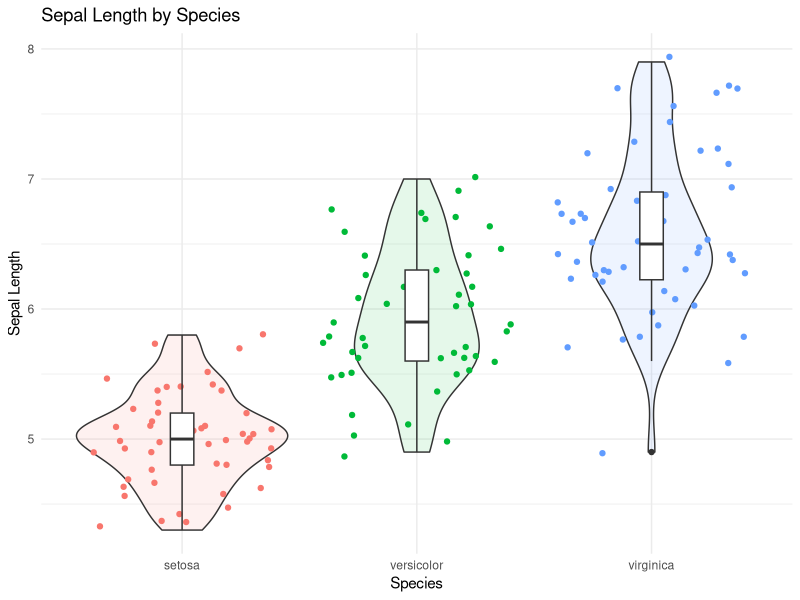
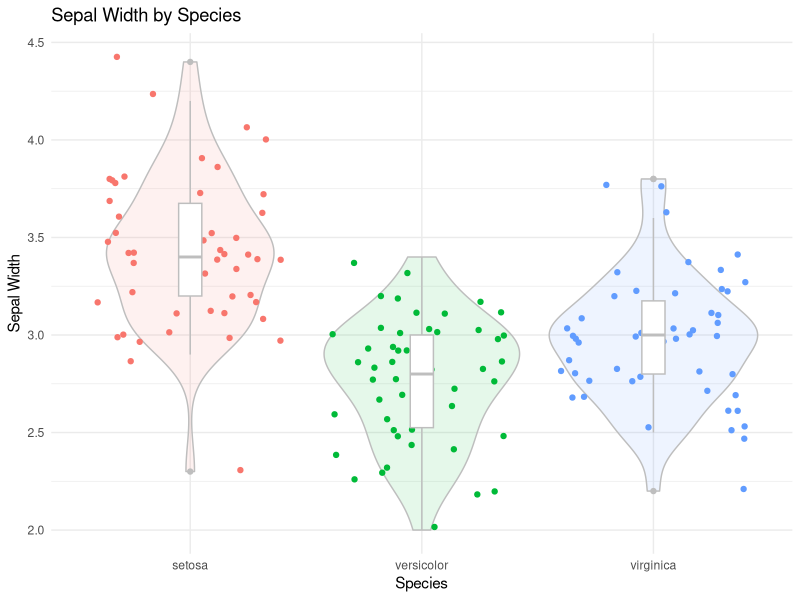
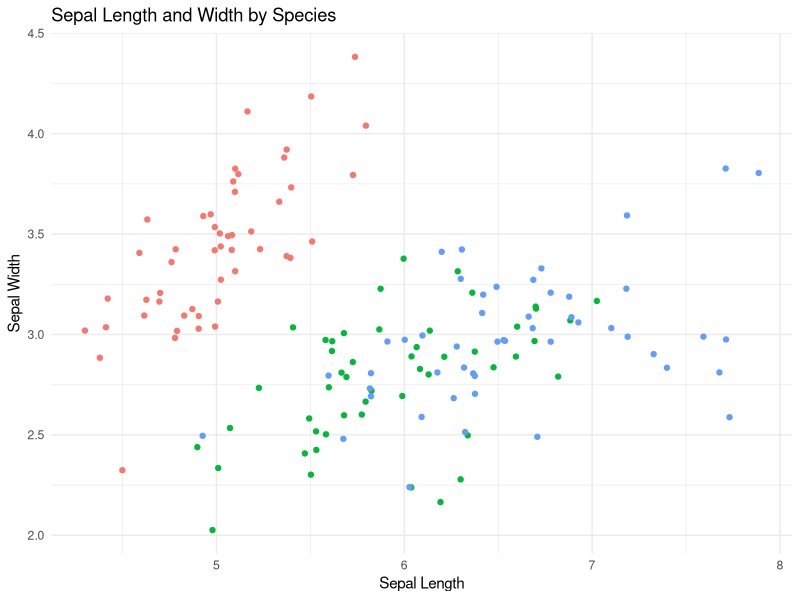
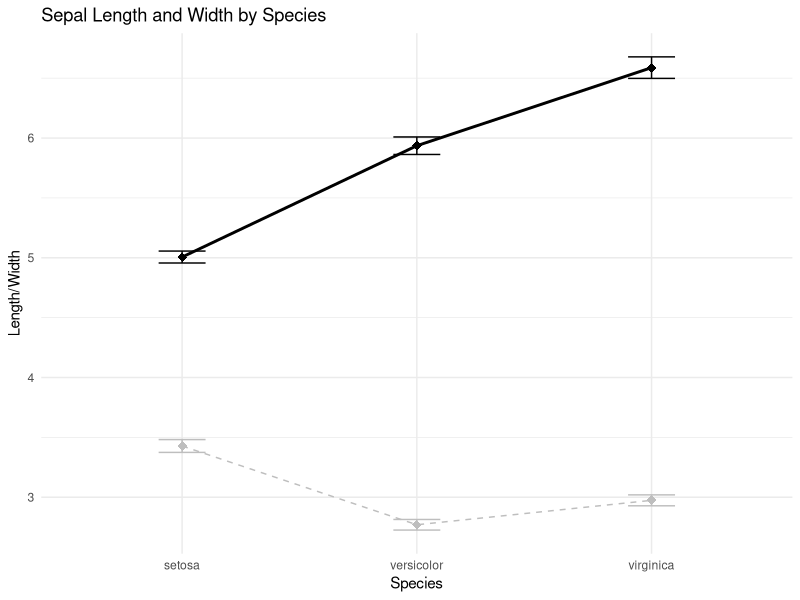

Reproduce these figures in R, in order. (Note: this script raises an error after producing the figures.)
rm(list = ls())

# Load necessary packages
library('ggplot2')
library('dplyr')
library('ggpubr')

# Load the iris dataset
d = iris
d$Species = as.factor(d$Species )

#Calculate mean and standard error for each species
summary_data = d %>% group_by(Species) %>%
 summarise(mean_slength = mean(Sepal.Length),
           se_slength = sd(Sepal.Length) / sqrt(n()),
           mean_swidth = mean(Sepal.Width),
           se_swidth = sd(Sepal.Width) / sqrt(n())
 )

# Plot
p1 = ggplot() + 
  geom_violin(data = d, aes(x = Species, y = Sepal.Length, fill = Species), alpha = 0.1) + 
  geom_jitter(data = d, aes(x = Species, y = Sepal.Length, color = Species)) +
  geom_boxplot(data = d, aes(x = Species, y = Sepal.Length),width=0.1) +
  labs(title = "Sepal Length by Species", x = "Species", y = "Sepal Length") +
  theme_minimal() + theme(legend.position = "none") 

p2 = ggplot() + 
  geom_violin(data = d, aes(x = Species, y = Sepal.Width, fill = Species), alpha = 0.1, color = "grey") + 
  geom_jitter(data = d, aes(x = Species, y = Sepal.Width, color = Species)) +
  geom_boxplot(data = d, aes(x = Species, y = Sepal.Width),width=0.1, color = "grey") +
  labs(title = "Sepal Width by Species", x = "Species", y = "Sepal Width") +
  theme_minimal() + theme(legend.position = "none") 

p3 = ggplot() + 
  geom_jitter(data = d, aes(x = Sepal.Length, y = Sepal.Width, color = Species)) +
  labs(title = "Sepal Length and Width by Species", x = "Sepal Length", y = "Sepal Width") +
  theme_minimal() + theme(legend.position = "none")   

p4 = ggplot() + 
  geom_line(data = summary_data, aes(x = Species, y = mean_slength), group = 1, color = "black", size = 1, linetype = "solid") + 
  geom_point(data = summary_data, aes(x = Species, y = mean_slength),shape = 18, size = 3, color = "black") + 
  geom_errorbar(data = summary_data, aes(x = Species, ymin = mean_slength - se_slength, ymax = mean_slength + se_slength),width = 0.2)+
  geom_line(data = summary_data, aes(x = Species, y = mean_swidth), group = 1, color = "grey", size = 0.5, linetype = "dashed") + 
  geom_point(data = summary_data, aes(x = Species, y = mean_swidth),shape = 18, size = 3, color = "grey") + 
  geom_errorbar(data = summary_data, aes(x = Species, ymin = mean_swidth - se_swidth, ymax = mean_swidth + se_swidth),color = "grey" ,width = 0.2)+
  labs(title = "Sepal Length and Width by Species", x = "Species", y = "Length/Width") +
  theme_minimal() + theme(legend.position = "none") 

x11()
ggarrange(p1, p2, p3, p4, ncol = 2, nrow = 2)
